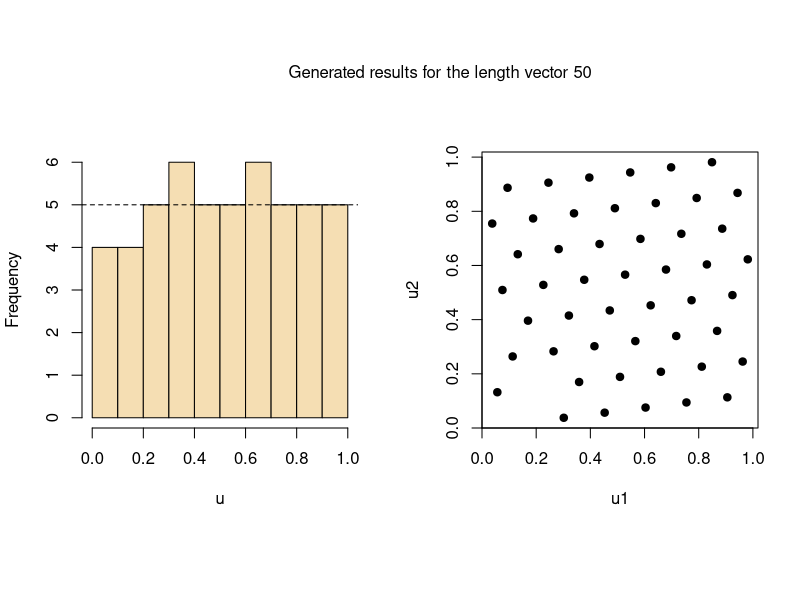
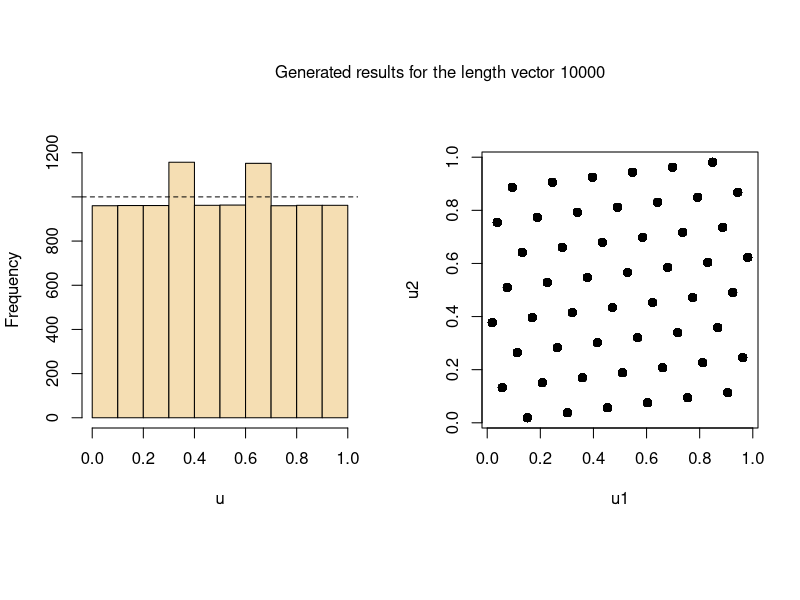
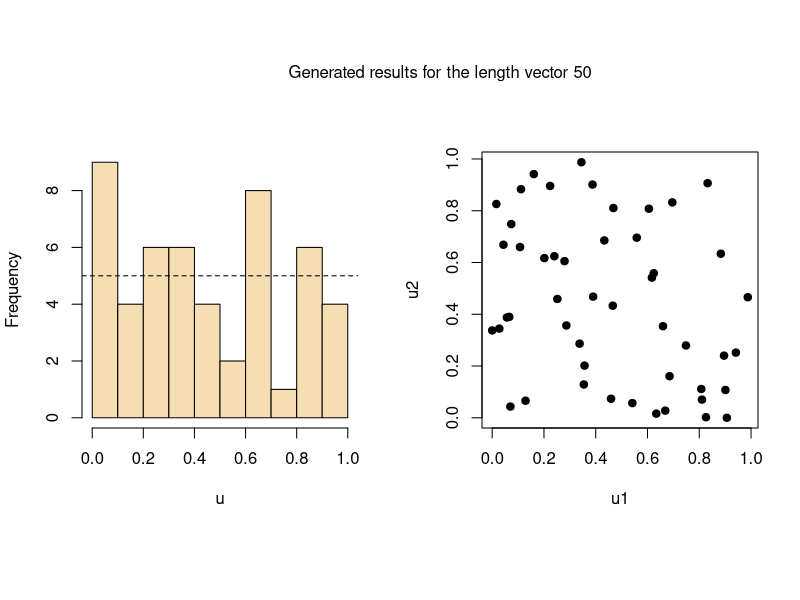
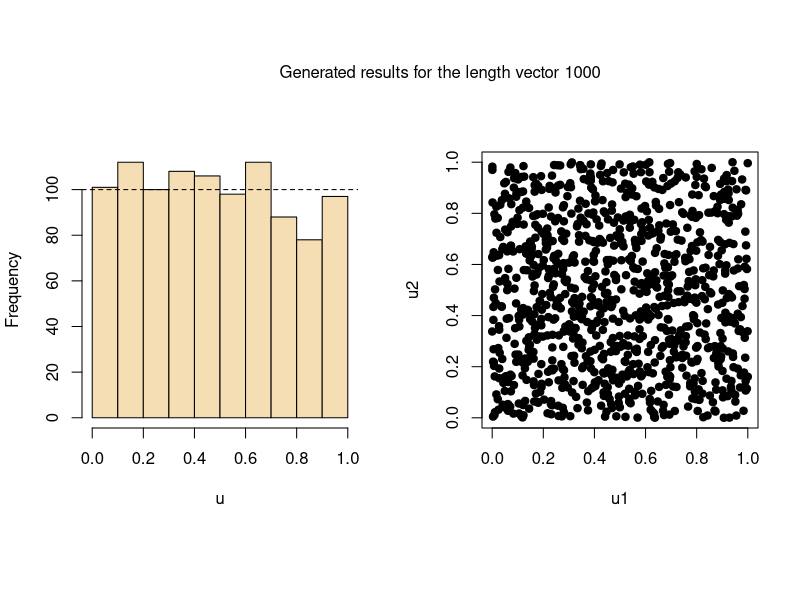
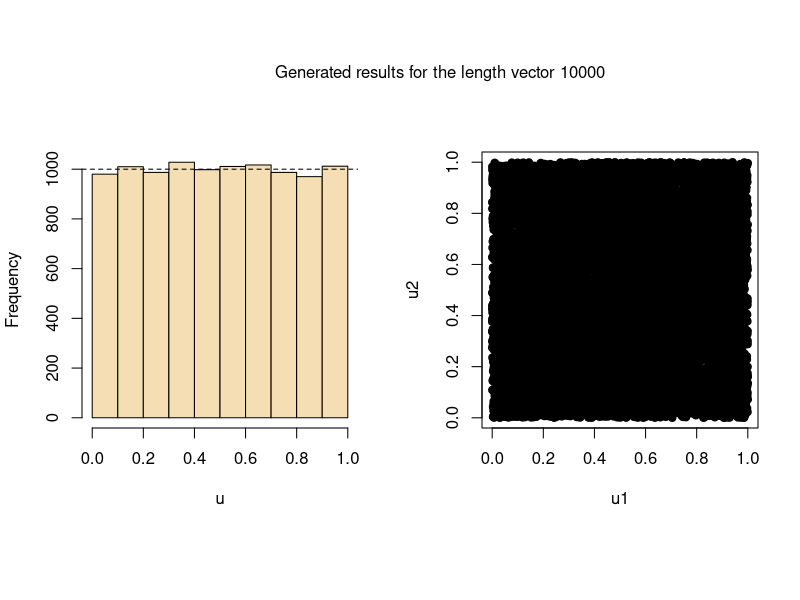
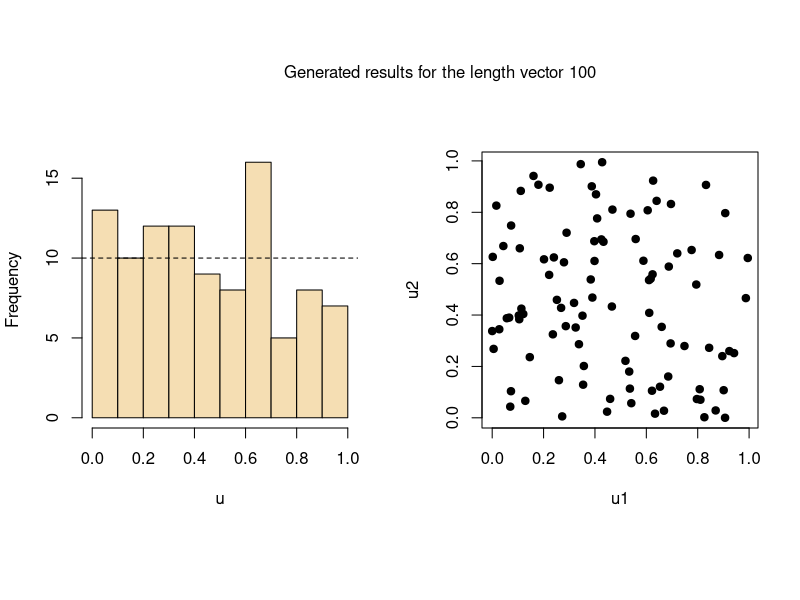
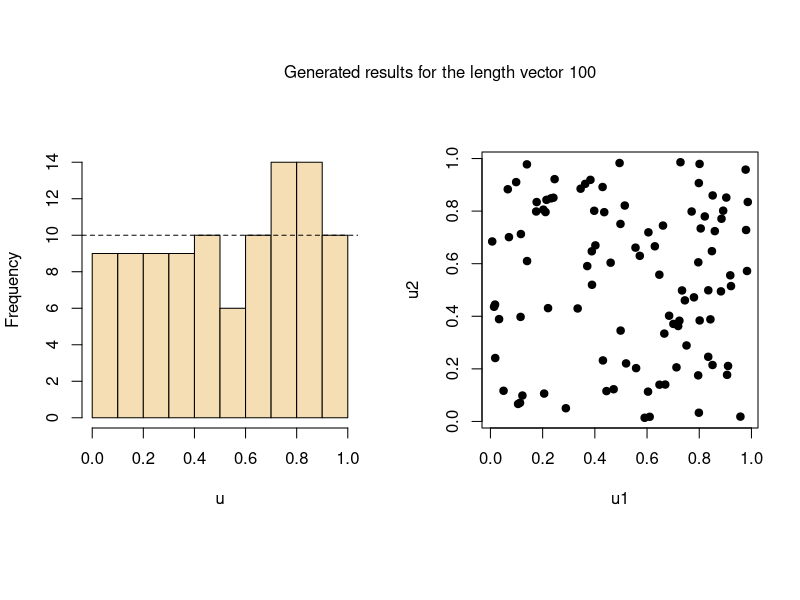
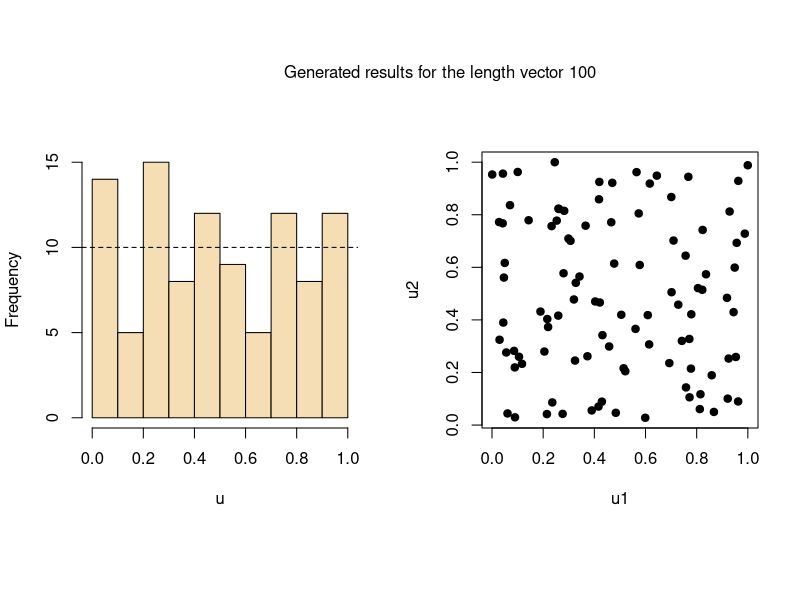

Write the R code that produced these figures, in order.
## ---- chunk 1
knitr::opts_chunk$set(echo = FALSE)
## ---- chunk 2
lcgen <- function(n, m, a, c, x){
  
  gen <- vector(length = n)
  
  for (i in 1:n){
    x <- (a * x + c) %% m
    gen[i] <- x/m
  }
  
  return(gen)
}
## ---- chunk 3
gcd <- function(x,y) {
  r <- x%%y;
  return(ifelse(r, gcd(y, r), y))
}
## ---- chunk 4
prime_division <- function(x,y){
  is_prime <- function(n) n == 2L || all(n %% 2L:max(2,floor(sqrt(n))) != 0)
  
  div <- c(1:(y-1))
  divisors <- div[x %% div == 0]
  
  primes <- c()
  for (i in 1:length(divisors)){
    if (is_prime(divisors[i])==TRUE){
      if ((y-1) %% divisors[i] == 0){
        
        primes <- c(primes, TRUE)
      
      } else {
        print(divisors[i])
        primes <- c(primes, FALSE)
      }
    }
  }
  return(primes)
  
 1092 %% 2
}

## ---- chunk 5
four_division <- function(x,y){
  if (((x %% 4 == 0) & ((y-1) %% 4 == 0)) | ((x %% 4 != 0) & ((y-1) %% 4 != 0))){
    return(TRUE)
  } else {
    return(FALSE)
  }
}

## ---- chunk 6
multiplication <- function(x,y){
  if (y %% (x^(y-1)) != 0){
    return(TRUE)
  } else {
    return(FALSE)
  }
}

## ---- chunk 7
multi_multiplication <- function(x,y){
  info <- c()
  for (i in 1:(x-2)){
    if (y %% (x^i - 1) == 0){
      info <- c(info, FALSE)
    } else {
      info <- c(info, TRUE)
    }
  }
  return(info)
}

## ---- chunk 8
check_assumptions <- function(m,a,c){
  if (c != 0){
    if (gcd(c,m) == 1){
      if (all(prime_division(m, a))==TRUE){
        if (four_division(m, a)==TRUE){
          return("Assumptions met!")
        }
        else{
          return("Error: the number m divisible by 4, but (a-1) is not!")
        }
      } else {
        return("Error: not every first number dividing m also divides a-1!")
      }
    } else {
      return("Error: the numbers c and m are not relatively prime!")
    }
  } else if (c == 0){
    if (multiplication(m, a)==TRUE){
      if (all(multi_multiplication(m,a))==TRUE){
        return("Assumptions met!")
      } else {
        return("Error: the number a^j - 1 is a multiple of m for some j!")
      }
    } else {
      return("Error: the number a^(m-1) is a multiple of m!")
    }
  } else {
    return("The case has not been served!")
  }
}
## ---- chunk 9
check_assumptions(m=53, a=20, c=0)
## ---- chunk 10
lcgen(50, 53, 20, 0, 1)
## ---- chunk 11
lcgen(53, 53, 20, 0, 1)
## ---- chunk 12
check_assumptions(m=7, a=2, c=0)
lcgen(50, 7, 2, 0, 1)
## ---- chunk 13
check_assumptions(m=86436, a=1093, c=18257)
lcgen(50, 86436, 1093, 18257, 1)
## ---- chunk 14
check_assumptions(m=(2^11+1), a=64, c=73)
lcgen(50, (2^11 + 1), 64, 73, 1)
## ---- chunk 15
check_assumptions(m=8, a=2, c=1)
lcgen(50, 8, 2, 1, 1)
## ---- chunk 16
check_assumptions(m=8, a=4, c=1)
lcgen(50, 8, 4, 1, 1)
## ---- chunk 17
check_assumptions(m=9, a=4, c=3)
lcgen(50, 9, 4, 1, 3)
## ---- chunk 18
check_assumptions(m=9, a=8, c=0)
lcgen(50, 9, 8, 0, 3)
## ---- chunk 19
check_assumptions(m=2, a=1, c=0)
lcgen(50, 2, 1, 0, 3)
## ---- chunk 20
# Display Results
plotting <- function(u){
  m <- length(u)
  par(mfrow=c(1,2), pty="s") 
  hist(u, breaks=10, col="wheat", main=NULL)
  abline(h=m/10, lty="dashed")
  u1 = u[1:(m-1)]; u2 = u[2:m] 
  plot (u1, u2, pch=19)
  par(mfrow=c(1,1), pty="m")
  mtext(paste("Generated results for the length vector",m))
}
## ---- chunk 21
u <- lcgen(50, 53, 20, 0, 1)
plotting(u)
## ---- chunk 22
u <- lcgen(10000, 53, 20, 0, 1)
plotting(u)
## ---- chunk 23
u <- lcgen(50, 86436, 1093, 18257, 1)
plotting(u)
## ---- chunk 24
u <- lcgen(1000, 86436, 1093, 18257, 1)
plotting(u)
## ---- chunk 25
u <- lcgen(10000, 86436, 1093, 18257, 1)
plotting(u)
## ---- chunk 26
u <- lcgen(100, 86436, 1093, 18257, 1)
plotting(u)
## ---- chunk 27
u <- lcgen(100, 86436, 1093, 18257, 142)
plotting(u)
## ---- chunk 28
library(fBasics)
set.lcgseed(142)
u <- runif.lcg(n=100, min=0, max=1)
plotting(u)
## ---- chunk 29
u <- runif.lcg(n=1000, min=0, max=1)
plotting(u)
## ---- chunk 30
u <- runif.lcg(n=10000, min=0, max=1)
plotting(u)
